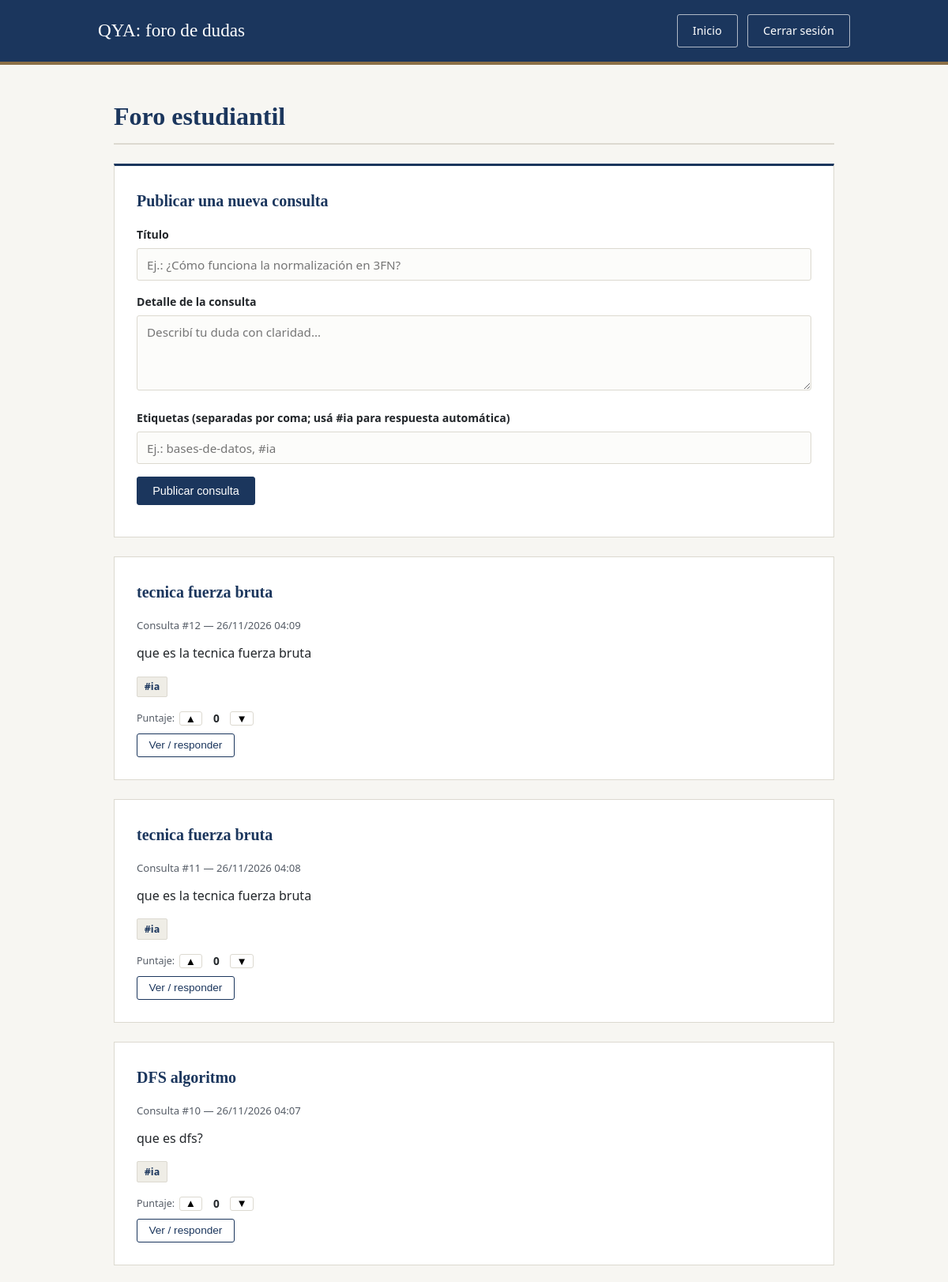
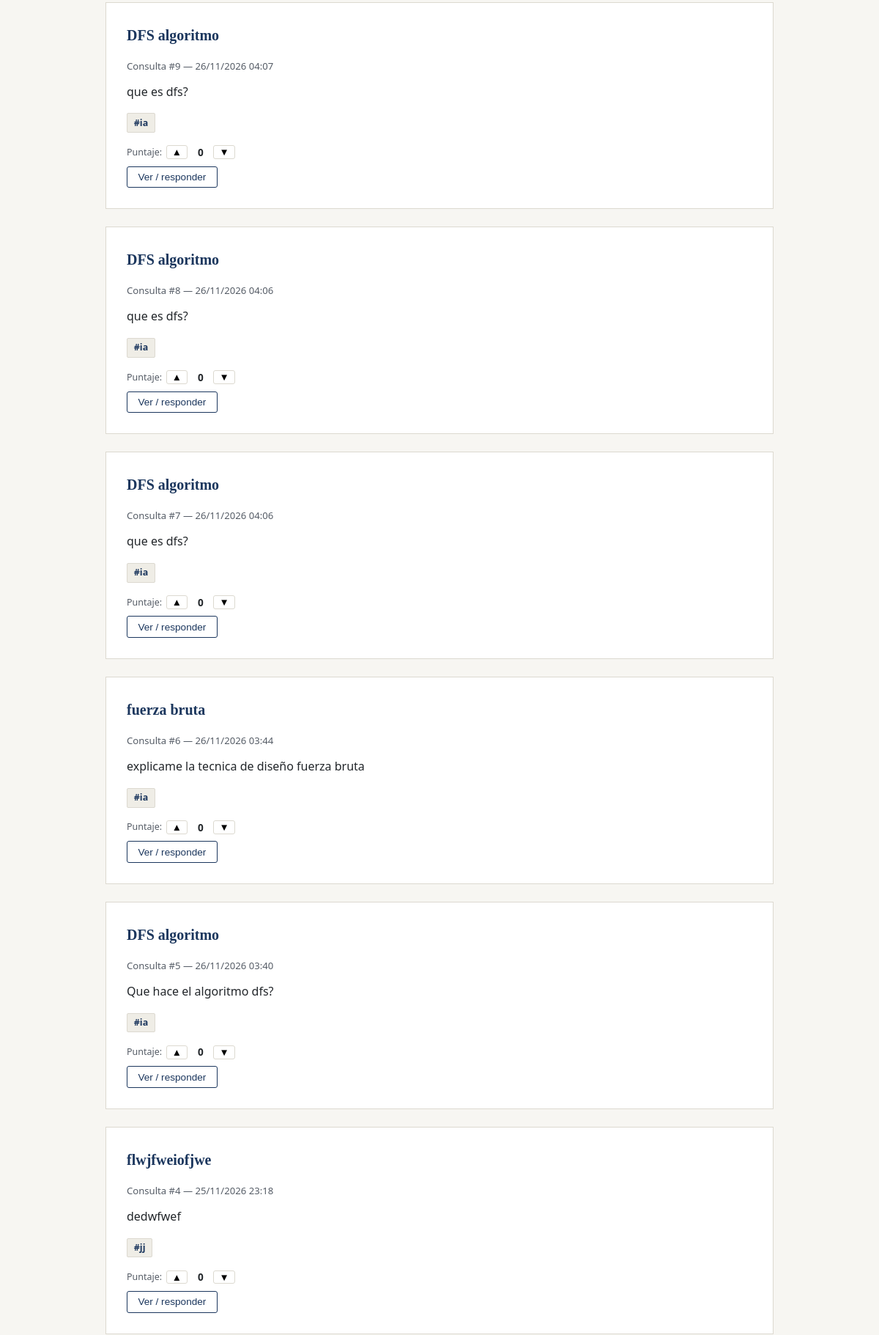
Screenshot of /foro (signed in, upper part) with the database file from the repository (2 pictures, top to bottom).
### taller/models/models.py (models this page shows)
class Pregunta(db.Model):
    __tablename__ = "preguntas"
    id = db.Column(db.Integer, primary_key=True)
    titulo = db.Column(db.String(200), nullable=False)
    cuerpo = db.Column(db.Text, nullable=False)
    creada_en = db.Column(db.DateTime, default=lambda: datetime.now(timezone.utc))
    usuario_id = db.Column(db.Integer, db.ForeignKey("usuarios_h.id"), nullable=False)
    categoria_id = db.Column(db.Integer, db.ForeignKey("categorias.id"), nullable=False)
    respuestas = db.relationship("Respuesta", backref="pregunta", lazy=True, cascade="all, delete-orphan")
    votos = db.relationship("Voto", backref="pregunta", lazy=True, cascade="all, delete-orphan")
    tags = db.relationship("Tag", secondary=pregunta_tags, lazy="subquery", backref=db.backref("preguntas", lazy=True))

class Tag(db.Model):
    __tablename__ = "tags"
    id = db.Column(db.Integer, primary_key=True)
    nombre = db.Column(db.String(50), unique=True, nullable=False)

### taller/__init__.py (the view)
    @app.get("/foro")
    def foro():
        user_id = session.get("usuario_id")
        if not user_id:
            return redirect(url_for("auth.login_get"))
        from .models import Categoria
        if not Categoria.query.first():
            db.session.add(Categoria(nombre="General"))
            db.session.commit()
        preguntas = Pregunta.query.order_by(Pregunta.creada_en.desc()).all()
        from .routes.votes import _resumen_votos
        votos = {p.id: _resumen_votos(user_id, pregunta=p) for p in preguntas}
        return render_template(
            "foro.html", preguntas=preguntas, user_id=user_id, votos=votos
        )

### taller/routes/votes.py (called while the page is built)
def _resumen_votos(usuario_id, pregunta=None, respuesta=None):
    if pregunta is not None:
        filtro = {"pregunta_id": pregunta.id}
    else:
        filtro = {"respuesta_id": respuesta.id}
    positivos = Voto.query.filter_by(**filtro, valor=1).count()
    negativos = Voto.query.filter_by(**filtro, valor=-1).count()
    mi_voto = Voto.query.filter_by(**filtro, usuario_id=usuario_id).first()
    return {
        "positivos": positivos,
        "negativos": negativos,
        "total": positivos + negativos,
        "puntaje": positivos - negativos,
        "mi_voto": mi_voto.valor if mi_voto is not None else None,
    }

### taller/templates/foro.html (shortened to what this page needs)
<!DOCTYPE html>
<html lang="es">
<head>
</head>
<body>
  <header>
    <div class="nav-container">
      <a href="{{ url_for('index') }}" class="brand">QYA: foro de dudas</a>
      <nav class="nav-links">
        <a href="{{ url_for('index') }}" class="btn btn-nav-outline">Inicio</a>
        <a href="{{ url_for('auth.logout') }}" class="btn btn-nav-outline">Cerrar sesión</a>
      </nav>
    </div>
  </header>
  <main>
    <h1 class="page-title">Foro estudiantil</h1>
    <section class="card card-nueva">
      <h2>Publicar una nueva consulta</h2>
      <form id="form-pregunta">
        <div class="form-group">
          <label for="titulo">Título</label>
          <input type="text" id="titulo" required placeholder="Ej.: ¿Cómo funciona la normalización en 3FN?">
        </div>
        <div class="form-group">
          <label for="cuerpo">Detalle de la consulta</label>
          <textarea id="cuerpo" required placeholder="Describí tu duda con claridad..."></textarea>
        </div>
        <div class="form-group">
          <label for="tags">Etiquetas (separadas por coma; usá #ia para respuesta automática)</label>
          <input type="text" id="tags" placeholder="Ej.: bases-de-datos, #ia">
        </div>
        <button type="submit" class="btn btn-primary">Publicar consulta</button>
      </form>
    </section>
    <section>
      {% if preguntas %}
        {% for p in preguntas %}
          <article class="card">
            <h2>{{ p.titulo }}</h2>
            <div class="pregunta-meta">
              Consulta #{{ p.id }}
              {% if p.creada_en %}
                &mdash; {{ p.creada_en.strftime('%d/%m/%Y %H:%M') }}
              {% endif %}
            </div>
            <p class="pregunta-cuerpo">{{ p.cuerpo }}</p>
            {% if p.tags %}
              <div class="tags">
                {% for t in p.tags %}
                  <span class="tag">{{ t.nombre }}</span>
                {% endfor %}
              </div>
            {% endif %}
            <div class="vote-row">
              <span class="vote-label">Puntaje:</span>
              <button type="button" class="btn-vote" onclick="votar('questions', {{ p.id }}, 1, 'puntaje-p-{{ p.id }}')">▲</button>
              <span class="puntaje" id="puntaje-p-{{ p.id }}">{{ votos[p.id].puntaje }}</span>
              <button type="button" class="btn-vote" onclick="votar('questions', {{ p.id }}, -1, 'puntaje-p-{{ p.id }}')">▼</button>
            </div>
            <button
              type="button"
              class="btn btn-secondary"
              onclick="toggleRespuestas({{ p.id }})"
            >
              Ver / responder
            </button>
          </article>
        {% endfor %}
      {% else %}
        <div class="vacio">
          Todavía no hay consultas publicadas. ¡Sé la primera persona en preguntar!
        </div>
      {% endif %}
    </section>
  </main>
</body>
</html>

### taller/templates/foro.html (style rules this page uses)
:root { --azul-univ: #1b365d; --azul-oscuro: #122440; --dorado-acento: #8b6f47; --fondo: #f7f6f2; --superficie: #ffffff; --texto: #22262a; --texto-secundario: #555c66; --borde: #dcd9d0; --ia-bg: #eef3f9; }
* { box-sizing: border-box; margin: 0; padding: 0; }
body { font-family: "Segoe UI", system-ui, -apple-system, sans-serif; background-color: var(--fondo); color: var(--texto); line-height: 1.6; min-height: 100vh; display: flex; flex-direction: column; }
header { background-color: var(--azul-univ); color: #ffffff; border-bottom: 4px solid var(--dorado-acento); }
.nav-container { max-width: 1000px; margin: 0 auto; padding: 1.1rem 1.5rem; display: flex; justify-content: space-between; align-items: center; flex-wrap: wrap; gap: 1rem; }
.brand { font-family: Georgia, "Times New Roman", serif; font-size: 1.45rem; color: #ffffff; text-decoration: none; }
.nav-links { display: flex; gap: 0.75rem; }
.btn { display: inline-block; padding: 0.55rem 1.2rem; font-size: 0.9rem; font-weight: 500; text-decoration: none; border-radius: 3px; cursor: pointer; transition: background-color 0.2s ease, border-color 0.2s ease; }
.btn-nav-outline { color: #ffffff; border: 1px solid rgba(255, 255, 255, 0.65); }
.btn-primary { background-color: var(--azul-univ); color: #ffffff; border: 1px solid var(--azul-univ); }
.btn-secondary { background-color: transparent; color: var(--azul-univ); border: 1px solid var(--azul-univ); padding: 0.4rem 0.9rem; font-size: 0.85rem; }
.vote-row { display: flex; align-items: center; gap: 0.35rem; margin-bottom: 0.5rem; }
.btn-vote { padding: 0.05rem 0.45rem; border: 1px solid var(--borde); background: #fff; cursor: pointer; border-radius: 3px; }
.puntaje { min-width: 1.5rem; text-align: center; font-weight: 600; font-size: 0.85rem; }
.vote-label { font-size: 0.78rem; color: var(--texto-secundario); }
main { flex: 1; max-width: 960px; width: 100%; margin: 0 auto; padding: 2.5rem 1.5rem; }
.page-title { font-family: Georgia, "Times New Roman", serif; font-size: 2rem; color: var(--azul-univ); margin-bottom: 1.5rem; padding-bottom: 0.5rem; border-bottom: 2px solid var(--borde); }
.card { background-color: var(--superficie); border: 1px solid var(--borde); padding: 1.75rem; margin-bottom: 1.5rem; }
.card-nueva { border-top: 3px solid var(--azul-univ); }
.card h2 { font-family: Georgia, "Times New Roman", serif; font-size: 1.25rem; color: var(--azul-univ); margin-bottom: 1rem; }
.form-group { margin-bottom: 1rem; }
label { display: block; font-size: 0.88rem; font-weight: 600; color: var(--texto); margin-bottom: 0.35rem; }
input[type="text"], textarea { width: 100%; padding: 0.6rem 0.75rem; border: 1px solid var(--borde); border-radius: 3px; font-family: inherit; font-size: 0.95rem; background-color: #fcfcfa; }
textarea { min-height: 95px; resize: vertical; }
.pregunta-meta { font-size: 0.82rem; color: var(--texto-secundario); margin-bottom: 0.75rem; }
.pregunta-cuerpo { margin-bottom: 1rem; white-space: pre-wrap; }
.tags { display: flex; gap: 0.45rem; flex-wrap: wrap; margin-bottom: 1rem; }
.tag { font-size: 0.78rem; background-color: #efede6; color: var(--azul-univ); border: 1px solid var(--borde); padding: 0.15rem 0.55rem; border-radius: 2px; font-weight: 600; }

### rows the page displays
Pregunta: titulo "tecnica fuerza bruta", id "12", creada_en "26/11/2026 04:09", cuerpo "que es la tecnica fuerza bruta", votos "0"
Tag: nombre "#ia"
Pregunta: titulo "tecnica fuerza bruta", id "11", creada_en "26/11/2026 04:08", cuerpo "que es la tecnica fuerza bruta", votos "0"
Pregunta: titulo "DFS algoritmo", id "10", creada_en "26/11/2026 04:07", cuerpo "que es dfs?", votos "0"
Pregunta: titulo "DFS algoritmo", id "9", creada_en "26/11/2026 04:07", cuerpo "que es dfs?", votos "0"
Pregunta: titulo "DFS algoritmo", id "8", creada_en "26/11/2026 04:06", cuerpo "que es dfs?", votos "0"
Pregunta: titulo "DFS algoritmo", id "7", creada_en "26/11/2026 04:06", cuerpo "que es dfs?", votos "0"
Pregunta: titulo "fuerza bruta", id "6", creada_en "26/11/2026 03:44", cuerpo "explicame la tecnica de diseño fuerza bruta", votos "0"
Pregunta: titulo "DFS algoritmo", id "5", creada_en "26/11/2026 03:40", cuerpo "Que hace el algoritmo dfs?", votos "0"
Pregunta: titulo "flwjfweiofjwe", id "4", creada_en "25/11/2026 23:18", cuerpo "dedwfwef", votos "0"
Tag: nombre "#jj"
